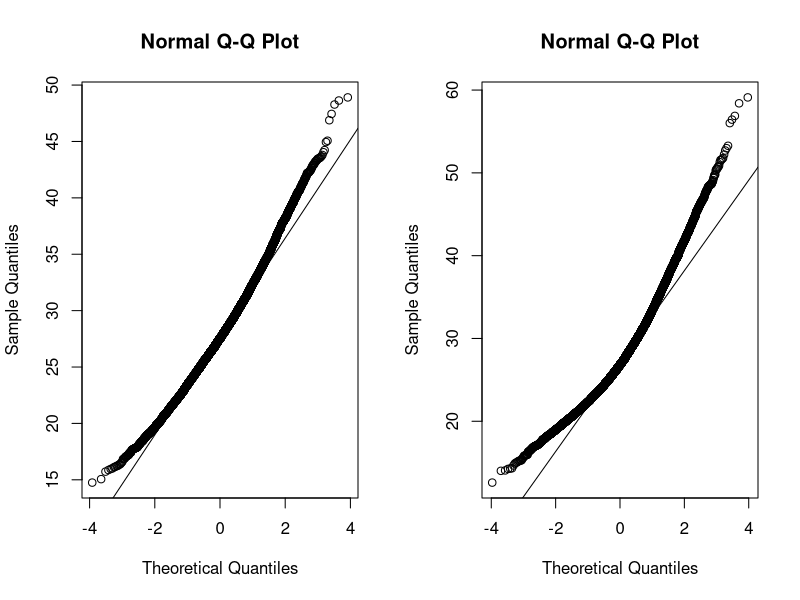
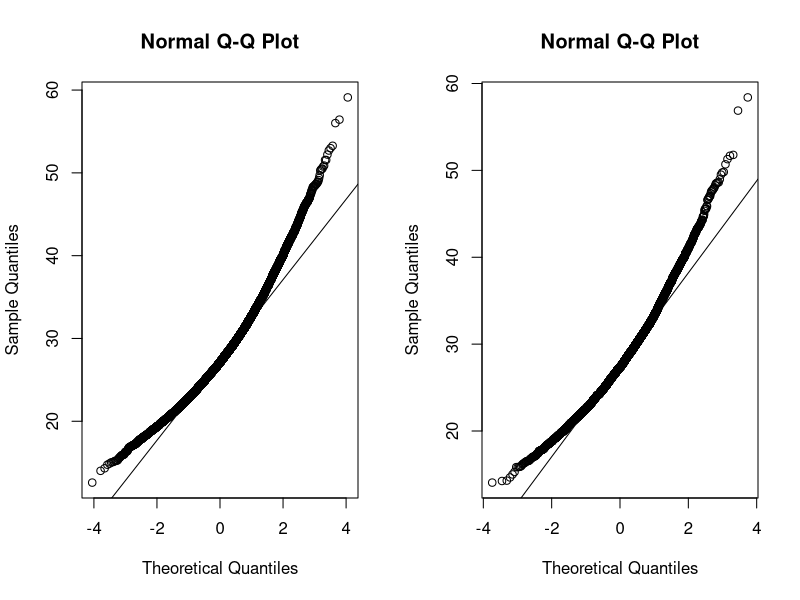
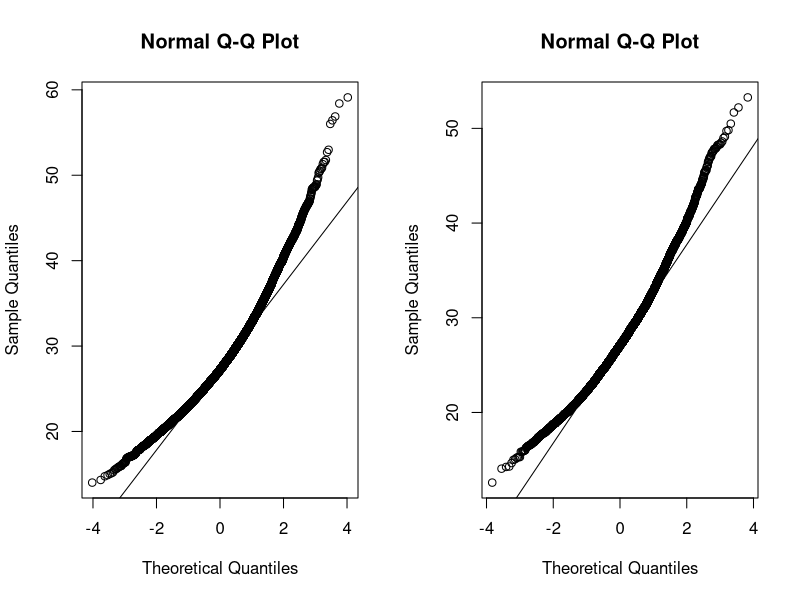
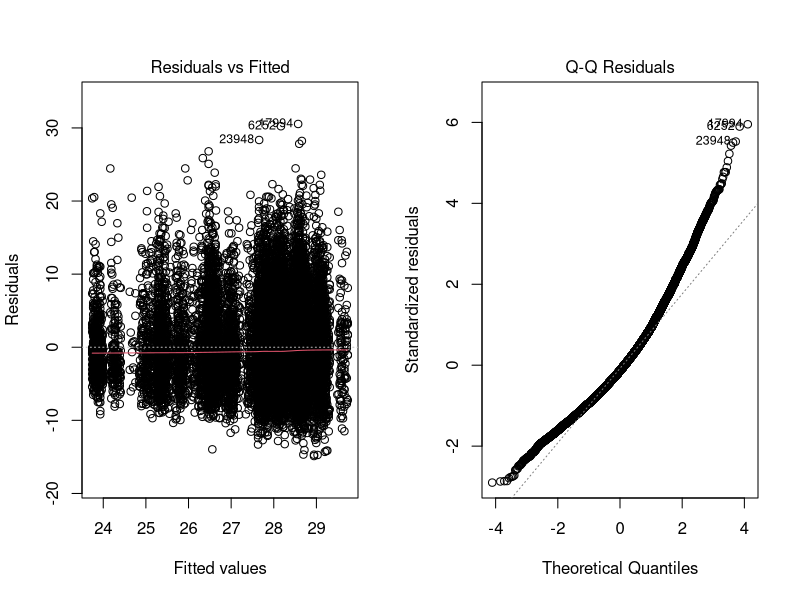

Write the R code that produced these figures, in order.
data <- read.csv("DAProject8.csv")

head(data)
str(data)
summary(data)

data$AgeGroup <- factor(data$AgeGroup)
data$Sex <- factor(data$Sex)
data$Employment <- factor(data$Employment)
data$Veg <- factor(data$Veg)
data$Fruit <- factor(data$Fruit)
data$Year <- factor(data$Year)

library(ggplot2)

# bmi by sex
tapply(data$BMI, data$Year, sd)
# smallest is 5.164536 and largest is 5.361751, not double so equal variance

par(mfrow = c(1,2))
qqnorm(data$BMI[data$Sex == "Male"]); qqline(data$BMI[data$Sex == "Male"])
qqnorm(data$BMI[data$Sex == "Female"]); qqline(data$BMI[data$Sex == "Female"])
par(mfrow = c(1,1))

ttest_sex <- t.test(BMI ~ Sex, data = data, var.equal = TRUE)
ttest_sex
# no sigificant difference in bmi between males and females, p-value > 0.05, CI includes 0

# bmi by veg
var.test(BMI ~ Veg, data = data)
# p value is greater than 0.05 so variances assumed equal 

par(mfrow = c(1, 2))
qqnorm(data$BMI[data$Veg == "Yes"]); qqline(data$BMI[data$Veg == "Yes"])
qqnorm(data$BMI[data$Veg == "No"]); qqline(data$BMI[data$Veg == "No"])
par(mfrow = c(1, 1))

ttest_veg <- t.test(BMI ~ Veg, data = data, var.equal = FALSE)
ttest_veg

# BMI differs significantly between people who do and don't meet the veg intake 
# p-value <0.05 so statistically significant, CI is (0.07,0.4)

# BMI by fruit 

var.test(BMI ~ Fruit, data = data)
# p-value < 0.05 so variances not assumed equal 

par(mfrow = c(1, 2))
qqnorm(data$BMI[data$Fruit == "Yes"]); qqline(data$BMI[data$Fruit == "Yes"])
qqnorm(data$BMI[data$Fruit == "No"]); qqline(data$BMI[data$Fruit == "No"])
par(mfrow = c(1, 1))

ttest_fruit <- t.test(BMI ~ Fruit, data = data, var.equal = FALSE)
ttest_fruit
# BMI differs significantly between people who do and don't meet fruit intake 
# p-value < 0.05 so statistically significant, CI is (-0.41, -0.12)


# multiple linear regression

levels(data$Employment)
data$Employment <- relevel(data$Employment, ref = "In paid employment, self-employed or on gov't training")

full_model <- lm(BMI ~ Year + Sex + AgeGroup + Employment + Veg + Fruit, data = data)
summary(full_model)
confint(full_model)

par(mfrow = c(1, 2))
plot(full_model, which = 1)  
plot(full_model, which = 2)  
par(mfrow = c(1, 1))

model_reduced <- lm(BMI ~ AgeGroup + Employment + Veg, data = data)
summary(model_reduced)
confint(model_reduced)

levels(data$Employment)
data$Employment <- relevel(data$Employment, ref = "In paid employment, self-employed or on gov't training")



tapply(data$BMI, data$Sex, mean)
tapply(data$BMI, data$Sex, sd)
